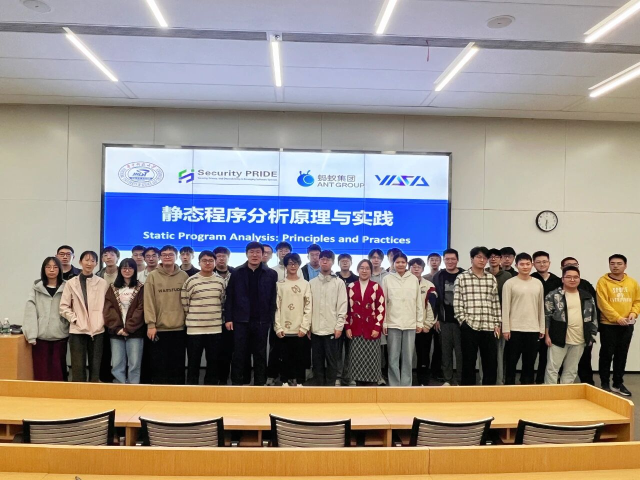
#> input picture sources/wechat-series/articles/01-开课啦-华中科技大学与蚂蚁基础安全团队联合开设-静态程序分析原理与实践-课程/images/image-01.jpg, 1280 x 960 px (shown at 1/2 size)
$ python -i extract_lesson_slides.py   (imports and definitions only)
#> lines starting #> are read from the running program, lines starting #| are printed output that depends on the picture
#> further down, picture is the input picture: PIL image 1280x960 RGB; mean R, G, B 150.7, 141, 134.5
#!/usr/bin/env python3
"""Extract likely slide/application changes from the 720p YASA lesson videos."""

from __future__ import annotations

import argparse
import json
from pathlib import Path

import av
import numpy as np
from PIL import Image, ImageDraw, ImageFont


def format_time(seconds: float) -> str:
    total = int(round(seconds))
    return f"{total // 3600:02d}-{(total % 3600) // 60:02d}-{total % 60:02d}"


def frame_signature(image: Image.Image) -> np.ndarray:
    # Ignore a narrow border where compression noise/watermarks tend to live.
    width, height = image.size
#> width = 1280; height = 960
    cropped = image.crop((int(width * 0.02), int(height * 0.02), int(width * 0.98), int(height * 0.94)))
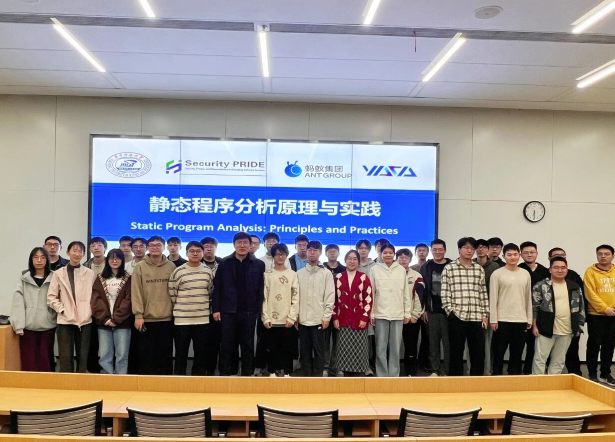
#> cropped: PIL image 1229x883 RGB (shown at 1/2 size); mean R, G, B 145.2, 139.3, 138.9
    return np.asarray(cropped.convert("L").resize((160, 90)), dtype=np.float32)
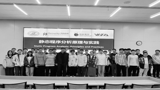
#> returned value: shape (90, 160) float32; min 0, max 255, mean 141


# [103 lines left out: functions extract, contact_sheets, main, not called in this run]


# [2 lines not run here, left out]

>>> from PIL import Image
>>> picture = Image.open('../sources/wechat-series/articles/01-开课啦-华中科技大学与蚂蚁基础安全团队联合开设-静态程序分析原理与实践-课程/images/image-01.jpg')
>>> result = frame_signature(picture)
